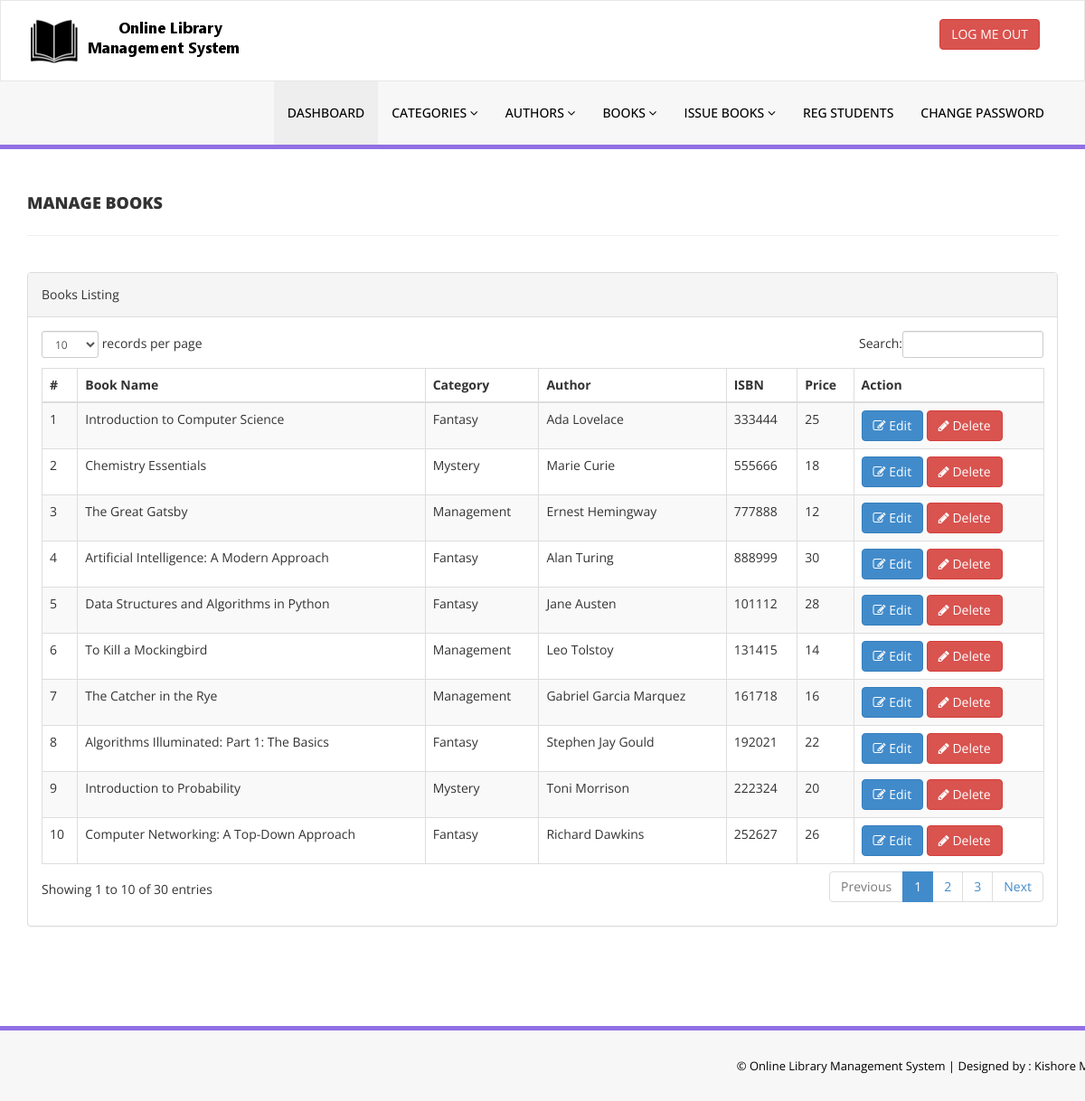
The page /library/admin/manage-books.php (signed in) on the database its author committed.
### tables this page shows
CREATE TABLE `tblbooks` (
  `id` int(11) NOT NULL,
  `BookName` varchar(255) DEFAULT NULL,
  `CatId` int(11) DEFAULT NULL,
  `AuthorId` int(11) DEFAULT NULL,
  `ISBNNumber` int(11) DEFAULT NULL,
  `BookPrice` int(11) DEFAULT NULL,
  `RegDate` timestamp NULL DEFAULT current_timestamp(),
  `UpdationDate` timestamp NULL DEFAULT NULL ON UPDATE current_timestamp()
);

CREATE TABLE `tblcategory` (
  `id` int(11) NOT NULL,
  `CategoryName` varchar(150) DEFAULT NULL,
  `Status` int(1) DEFAULT NULL,
  `CreationDate` timestamp NULL DEFAULT current_timestamp(),
  `UpdationDate` timestamp NULL DEFAULT '0000-00-00 00:00:00' ON UPDATE current_timestamp()
);

CREATE TABLE `tblauthors` (
  `id` int(11) NOT NULL,
  `AuthorName` varchar(159) DEFAULT NULL,
  `creationDate` timestamp NULL DEFAULT current_timestamp(),
  `UpdationDate` timestamp NULL DEFAULT NULL ON UPDATE current_timestamp()
);

### library/admin/manage-books.php (the view, shortened to what this page needs)
<?php
include('includes/config.php');
if(strlen($_SESSION['alogin'])==0)
    {
header('location:index.php');
}
else{
    ?>
<!DOCTYPE html>
<html xmlns="http://www.w3.org/1999/xhtml">
<head>
    <link href="assets/css/bootstrap.css" rel="stylesheet" />
    <link href="assets/css/font-awesome.css" rel="stylesheet" />
    <link href="assets/js/dataTables/dataTables.bootstrap.css" rel="stylesheet" />
    <link href="assets/css/style.css" rel="stylesheet" />
</head>
<body>
<?php include('includes/header.php');?>
    <div class="content-wrapper">
         <div class="container">
        <div class="row pad-botm">
            <div class="col-md-12">
                <h4 class="header-line">Manage Books</h4>
    </div>
     <div class="row">
</div>
        </div>
            <div class="row">
                <div class="col-md-12">
                    <div class="panel panel-default">
                        <div class="panel-heading">
                           Books Listing
                        </div>
                        <div class="panel-body">
                            <div class="table-responsive">
                                <table class="table table-striped table-bordered table-hover" id="dataTables-example">
                                    <thead>
                                        <tr>
                                            <th>#</th>
                                            <th>Book Name</th>
                                            <th>Category</th>
                                            <th>Author</th>
                                            <th>ISBN</th>
                                            <th>Price</th>
                                            <th>Action</th>
                                        </tr>
                                    </thead>
                                    <tbody>
<?php $sql = "SELECT tblbooks.BookName,tblcategory.CategoryName,tblauthors.AuthorName,tblbooks.ISBNNumber,tblbooks.BookPrice,tblbooks.id as bookid from  tblbooks join tblcategory on tblcategory.id=tblbooks.CatId join tblauthors on tblauthors.id=tblbooks.AuthorId";
$query = $dbh -> prepare($sql);
$query->execute();
$results=$query->fetchAll(PDO::FETCH_OBJ);
$cnt=1;
if($query->rowCount() > 0)
{
foreach($results as $result)
{               ?>
                                        <tr class="odd gradeX">
                                            <td class="center"><?php echo htmlentities($cnt);?></td>
                                            <td class="center"><?php echo htmlentities($result->BookName);?></td>
                                            <td class="center"><?php echo htmlentities($result->CategoryName);?></td>
                                            <td class="center"><?php echo htmlentities($result->AuthorName);?></td>
                                            <td class="center"><?php echo htmlentities($result->ISBNNumber);?></td>
                                            <td class="center"><?php echo htmlentities($result->BookPrice);?></td>
                                            <td class="center">
                                            <a href="edit-book.php?bookid=<?php echo htmlentities($result->bookid);?>"><button class="btn btn-primary"><i class="fa fa-edit "></i> Edit</button>
                                          <a href="manage-books.php?del=<?php echo htmlentities($result->bookid);?>" onclick="return confirm('Are you sure you want to delete?');"" >  <button class="btn btn-danger"><i class="fa fa-pencil"></i> Delete</button>
                                            </td>
                                        </tr>
 <?php $cnt=$cnt+1;}} ?>
                                    </tbody>
                                </table>
                            </div>
                        </div>
                    </div>
                </div>
            </div>
    </div>
    </div>
  <?php include('includes/footer.php');?>
</body>
</html>
<?php } ?>

### library/admin/assets/css/style.css (style rules this page uses)
.content-wrapper { margin-top: 40px; min-height:800px; padding-bottom:90px; }
.header-line { font-weight:900; padding-bottom:25px; border-bottom:1px solid #eeeeee; text-transform:uppercase; }
.pad-botm { padding-bottom:30px; }

### rows shown on the page
tblbooks: BookName "Introduction to Computer Science", tblcategory.CategoryName "Fantasy", AuthorId.AuthorName "Ada Lovelace", ISBNNumber "333444", BookPrice "25"
tblbooks: BookName "Chemistry Essentials", tblcategory.CategoryName "Mystery", AuthorId.AuthorName "Marie Curie", ISBNNumber "555666", BookPrice "18"
tblbooks: BookName "The Great Gatsby", tblcategory.CategoryName "Management", AuthorId.AuthorName "Ernest Hemingway", ISBNNumber "777888", BookPrice "12"
tblbooks: BookName "Artificial Intelligence: A Modern Approach", tblcategory.CategoryName "Fantasy", AuthorId.AuthorName "Alan Turing", ISBNNumber "888999", BookPrice "30"
tblbooks: BookName "Data Structures and Algorithms in Python", tblcategory.CategoryName "Fantasy", AuthorId.AuthorName "Jane Austen", ISBNNumber "101112", BookPrice "28"
tblbooks: BookName "To Kill a Mockingbird", tblcategory.CategoryName "Management", AuthorId.AuthorName "Leo Tolstoy", ISBNNumber "131415", BookPrice "14"
tblbooks: BookName "The Catcher in the Rye", tblcategory.CategoryName "Management", AuthorId.AuthorName "Gabriel Garcia Marquez", ISBNNumber "161718", BookPrice "16"
tblbooks: BookName "Algorithms Illuminated: Part 1: The Basics", tblcategory.CategoryName "Fantasy", AuthorId.AuthorName "Stephen Jay Gould", ISBNNumber "192021", BookPrice "22"
tblbooks: BookName "Introduction to Probability", tblcategory.CategoryName "Mystery", AuthorId.AuthorName "Toni Morrison", ISBNNumber "222324", BookPrice "20"
tblbooks: BookName "Computer Networking: A Top-Down Approach", tblcategory.CategoryName "Fantasy", AuthorId.AuthorName "Richard Dawkins", ISBNNumber "252627", BookPrice "26"
